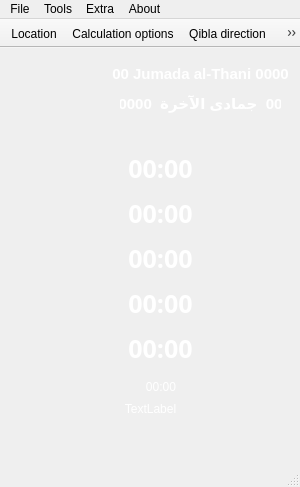
<?xml version="1.0" encoding="UTF-8"?>
<ui version="4.0">
 <class>Salat</class>
 <widget class="QMainWindow" name="Salat">
  <property name="geometry">
   <rect>
    <x>0</x>
    <y>0</y>
    <width>300</width>
    <height>487</height>
   </rect>
  </property>
  <property name="minimumSize">
   <size>
    <width>300</width>
    <height>487</height>
   </size>
  </property>
  <property name="maximumSize">
   <size>
    <width>300</width>
    <height>487</height>
   </size>
  </property>
  <property name="windowTitle">
   <string>Qsalat - salat times</string>
  </property>
  <property name="styleSheet">
   <string notr="true"/>
  </property>
  <widget class="QWidget" name="centralwidget">
   <widget class="QWidget" name="widget" native="true">
    <property name="geometry">
     <rect>
      <x>0</x>
      <y>0</y>
      <width>300</width>
      <height>400</height>
     </rect>
    </property>
    <property name="styleSheet">
     <string notr="true">background-image: url(:/usr/share/qsalat/images/qsalat.png);</string>
    </property>
    <widget class="QLabel" name="label_fajr">
     <property name="geometry">
      <rect>
       <x>110</x>
       <y>100</y>
       <width>101</width>
       <height>41</height>
      </rect>
     </property>
     <property name="font">
      <font>
       <family>Arial Black</family>
       <pointsize>19</pointsize>
       <weight>75</weight>
       <bold>true</bold>
      </font>
     </property>
     <property name="styleSheet">
      <string notr="true">color:white;
opacity:1.0;
background-image: url(:/images/slider3.png);</string>
     </property>
     <property name="text">
      <string>00:00</string>
     </property>
     <property name="alignment">
      <set>Qt::AlignCenter</set>
     </property>
    </widget>
    <widget class="QLabel" name="label_asr">
     <property name="geometry">
      <rect>
       <x>110</x>
       <y>190</y>
       <width>101</width>
       <height>41</height>
      </rect>
     </property>
     <property name="font">
      <font>
       <family>Arial Black</family>
       <pointsize>19</pointsize>
       <weight>75</weight>
       <bold>true</bold>
      </font>
     </property>
     <property name="styleSheet">
      <string notr="true">color:white;
opacity:1.0;
background-image: url(:/images/slider3.png);</string>
     </property>
     <property name="text">
      <string>00:00</string>
     </property>
     <property name="alignment">
      <set>Qt::AlignCenter</set>
     </property>
    </widget>
    <widget class="QLabel" name="label_isha">
     <property name="geometry">
      <rect>
       <x>110</x>
       <y>280</y>
       <width>101</width>
       <height>41</height>
      </rect>
     </property>
     <property name="font">
      <font>
       <family>Arial Black</family>
       <pointsize>19</pointsize>
       <weight>75</weight>
       <bold>true</bold>
      </font>
     </property>
     <property name="styleSheet">
      <string notr="true">color:white;
opacity:1.0;
background-image: url(:/images/slider3.png);</string>
     </property>
     <property name="text">
      <string>00:00</string>
     </property>
     <property name="alignment">
      <set>Qt::AlignCenter</set>
     </property>
    </widget>
    <widget class="QLabel" name="label_duhr">
     <property name="geometry">
      <rect>
       <x>110</x>
       <y>145</y>
       <width>101</width>
       <height>41</height>
      </rect>
     </property>
     <property name="font">
      <font>
       <family>Arial Black</family>
       <pointsize>19</pointsize>
       <weight>75</weight>
       <bold>true</bold>
      </font>
     </property>
     <property name="styleSheet">
      <string notr="true">color:white;
opacity:1.0;
background-image: url(:/images/slider3.png);</string>
     </property>
     <property name="text">
      <string>00:00</string>
     </property>
     <property name="alignment">
      <set>Qt::AlignCenter</set>
     </property>
    </widget>
    <widget class="QLabel" name="label_maghreb">
     <property name="geometry">
      <rect>
       <x>110</x>
       <y>235</y>
       <width>101</width>
       <height>41</height>
      </rect>
     </property>
     <property name="font">
      <font>
       <family>Arial Black</family>
       <pointsize>19</pointsize>
       <weight>75</weight>
       <bold>true</bold>
      </font>
     </property>
     <property name="styleSheet">
      <string notr="true">color:white;
opacity:1.0;
background-image: url(:/images/slider3.png);</string>
     </property>
     <property name="text">
      <string>00:00</string>
     </property>
     <property name="alignment">
      <set>Qt::AlignCenter</set>
     </property>
    </widget>
    <widget class="QLabel" name="label_location">
     <property name="geometry">
      <rect>
       <x>20</x>
       <y>340</y>
       <width>261</width>
       <height>41</height>
      </rect>
     </property>
     <property name="font">
      <font>
       <family>Arial</family>
      </font>
     </property>
     <property name="styleSheet">
      <string notr="true">background-image: url(:/images/slider3.png);
color:white;</string>
     </property>
     <property name="text">
      <string>TextLabel</string>
     </property>
     <property name="alignment">
      <set>Qt::AlignCenter</set>
     </property>
    </widget>
    <widget class="QLabel" name="label_hijri">
     <property name="geometry">
      <rect>
       <x>120</x>
       <y>40</y>
       <width>161</width>
       <height>31</height>
      </rect>
     </property>
     <property name="font">
      <font>
       <family>Arial</family>
       <pointsize>11</pointsize>
       <weight>75</weight>
       <italic>false</italic>
       <bold>true</bold>
      </font>
     </property>
     <property name="layoutDirection">
      <enum>Qt::RightToLeft</enum>
     </property>
     <property name="styleSheet">
      <string notr="true">background-image: url(:/images/slider3.png);
color:white;
</string>
     </property>
     <property name="locale">
      <locale language="Arabic" country="SaudiArabia"/>
     </property>
     <property name="text">
      <string>00  جمادى الآخرة  0000</string>
     </property>
     <property name="alignment">
      <set>Qt::AlignCenter</set>
     </property>
    </widget>
    <widget class="QLabel" name="label_hijri_2">
     <property name="geometry">
      <rect>
       <x>110</x>
       <y>10</y>
       <width>181</width>
       <height>31</height>
      </rect>
     </property>
     <property name="font">
      <font>
       <family>Arial</family>
       <pointsize>11</pointsize>
       <weight>75</weight>
       <italic>false</italic>
       <bold>true</bold>
      </font>
     </property>
     <property name="styleSheet">
      <string notr="true">background-image: url(:/images/slider3.png);
color:white;
</string>
     </property>
     <property name="text">
      <string>00 Jumada al-Thani 0000</string>
     </property>
     <property name="alignment">
      <set>Qt::AlignCenter</set>
     </property>
    </widget>
    <widget class="QLabel" name="label_shourouk">
     <property name="geometry">
      <rect>
       <x>130</x>
       <y>330</y>
       <width>62</width>
       <height>17</height>
      </rect>
     </property>
     <property name="styleSheet">
      <string notr="true">color:white;
opacity:1.0;
background-image: url(:/images/slider3.png);</string>
     </property>
     <property name="text">
      <string>00:00</string>
     </property>
     <property name="alignment">
      <set>Qt::AlignCenter</set>
     </property>
    </widget>
   </widget>
  </widget>
  <widget class="QMenuBar" name="menubar">
   <property name="geometry">
    <rect>
     <x>0</x>
     <y>0</y>
     <width>300</width>
     <height>25</height>
    </rect>
   </property>
   <widget class="QMenu" name="menuFile">
    <property name="title">
     <string>File</string>
    </property>
    <addaction name="actionHide"/>
    <addaction name="actionQuit"/>
   </widget>
   <widget class="QMenu" name="menuTools">
    <property name="title">
     <string>Tools</string>
    </property>
    <widget class="QMenu" name="menuPrayer_times_options">
     <property name="title">
      <string>Prayer times options</string>
     </property>
     <addaction name="actionGenerate_monthly_prayer_times"/>
     <addaction name="actionGenerate_yearly_prayer_times"/>
    </widget>
    <addaction name="separator"/>
    <addaction name="actionHijri_date"/>
    <addaction name="actionQibla_direction"/>
    <addaction name="actionLocation"/>
    <addaction name="actionAudio"/>
    <addaction name="actionCalculation_options"/>
    <addaction name="menuPrayer_times_options"/>
   </widget>
   <widget class="QMenu" name="menuExtra">
    <property name="title">
     <string>Extra</string>
    </property>
    <addaction name="actionWorldtime"/>
   </widget>
   <widget class="QMenu" name="menuAbout">
    <property name="title">
     <string>About</string>
    </property>
    <addaction name="separator"/>
    <addaction name="actionAbout_Qsalat"/>
    <addaction name="actionAbout_QT"/>
   </widget>
   <addaction name="menuFile"/>
   <addaction name="menuTools"/>
   <addaction name="menuExtra"/>
   <addaction name="menuAbout"/>
  </widget>
  <widget class="QStatusBar" name="statusbar"/>
  <widget class="QToolBar" name="toolBar">
   <property name="windowTitle">
    <string>toolBar</string>
   </property>
   <property name="movable">
    <bool>false</bool>
   </property>
   <property name="floatable">
    <bool>false</bool>
   </property>
   <attribute name="toolBarArea">
    <enum>TopToolBarArea</enum>
   </attribute>
   <attribute name="toolBarBreak">
    <bool>false</bool>
   </attribute>
   <addaction name="actionLocation"/>
   <addaction name="actionCalculation_options"/>
   <addaction name="actionQibla_direction"/>
   <addaction name="actionAudio"/>
   <addaction name="actionHijri_date"/>
   <addaction name="actionGenerate_monthly_prayer_times"/>
   <addaction name="actionGenerate_yearly_prayer_times"/>
   <addaction name="actionWorldtime"/>
  </widget>
  <action name="actionHide">
   <property name="icon">
    <iconset resource="../salat.qrc">
     <normaloff>:/usr/share/qsalat/images/hide.png</normaloff>:/usr/share/qsalat/images/hide.png</iconset>
   </property>
   <property name="text">
    <string>Hide</string>
   </property>
  </action>
  <action name="actionQuit">
   <property name="icon">
    <iconset resource="../salat.qrc">
     <normaloff>:/usr/share/qsalat/images/exit.png</normaloff>:/usr/share/qsalat/images/exit.png</iconset>
   </property>
   <property name="text">
    <string>Quit</string>
   </property>
  </action>
  <action name="actionHijri_date">
   <property name="icon">
    <iconset resource="../salat.qrc">
     <normaloff>:/usr/share/qsalat/images/hijri.png</normaloff>:/usr/share/qsalat/images/hijri.png</iconset>
   </property>
   <property name="text">
    <string>Hijri date conversion</string>
   </property>
  </action>
  <action name="actionQibla_direction">
   <property name="icon">
    <iconset resource="../salat.qrc">
     <normaloff>:/usr/share/qsalat/images/qibla.png</normaloff>:/usr/share/qsalat/images/qibla.png</iconset>
   </property>
   <property name="text">
    <string>Qibla direction</string>
   </property>
  </action>
  <action name="actionLocation">
   <property name="icon">
    <iconset resource="../salat.qrc">
     <normaloff>:/usr/share/qsalat/images/world.png</normaloff>:/usr/share/qsalat/images/world.png</iconset>
   </property>
   <property name="text">
    <string>Location</string>
   </property>
  </action>
  <action name="actionAudio">
   <property name="icon">
    <iconset resource="../salat.qrc">
     <normaloff>:/usr/share/qsalat/images/mp3.png</normaloff>:/usr/share/qsalat/images/mp3.png</iconset>
   </property>
   <property name="text">
    <string>Audio</string>
   </property>
  </action>
  <action name="actionCustom_option">
   <property name="text">
    <string>Custom option</string>
   </property>
  </action>
  <action name="actionWorld_time">
   <property name="text">
    <string>World time</string>
   </property>
  </action>
  <action name="actionAbout_Qsalat">
   <property name="icon">
    <iconset resource="../salat.qrc">
     <normaloff>:/usr/share/qsalat/images/mecque.png</normaloff>:/usr/share/qsalat/images/mecque.png</iconset>
   </property>
   <property name="text">
    <string>About Qsalat</string>
   </property>
  </action>
  <action name="actionAbout_QT">
   <property name="icon">
    <iconset resource="../salat.qrc">
     <normaloff>:/usr/share/qsalat/images/Qt.png</normaloff>:/usr/share/qsalat/images/Qt.png</iconset>
   </property>
   <property name="text">
    <string>About QT</string>
   </property>
  </action>
  <action name="actionCalculation_options">
   <property name="icon">
    <iconset resource="../salat.qrc">
     <normaloff>:/usr/share/qsalat/images/0396.png</normaloff>:/usr/share/qsalat/images/0396.png</iconset>
   </property>
   <property name="text">
    <string>Calculation options</string>
   </property>
  </action>
  <action name="actionWorldtime">
   <property name="icon">
    <iconset resource="../salat.qrc">
     <normaloff>:/usr/share/qsalat/images/0442.png</normaloff>:/usr/share/qsalat/images/0442.png</iconset>
   </property>
   <property name="text">
    <string>World time</string>
   </property>
  </action>
  <action name="actionGenerate_monthly_prayer_times">
   <property name="icon">
    <iconset resource="../salat.qrc">
     <normaloff>:/usr/share/qsalat/images/month.png</normaloff>:/usr/share/qsalat/images/month.png</iconset>
   </property>
   <property name="text">
    <string>Generate monthly prayer times</string>
   </property>
  </action>
  <action name="actionGenerate_yearly_prayer_times">
   <property name="icon">
    <iconset resource="../salat.qrc">
     <normaloff>:/usr/share/qsalat/images/year.png</normaloff>:/usr/share/qsalat/images/year.png</iconset>
   </property>
   <property name="text">
    <string>Generate yearly prayer times</string>
   </property>
  </action>
  <action name="actionPlayer">
   <property name="text">
    <string>Player</string>
   </property>
  </action>
  <action name="actionPlayer_2">
   <property name="text">
    <string>Player</string>
   </property>
  </action>
  <action name="actionPlayer_3">
   <property name="text">
    <string>player</string>
   </property>
  </action>
  <action name="actionShow">
   <property name="text">
    <string>show</string>
   </property>
  </action>
  <action name="actionShow_2">
   <property name="text">
    <string>show</string>
   </property>
  </action>
 </widget>
 <resources>
  <include location="../salat.qrc"/>
 </resources>
 <connections/>
</ui>
